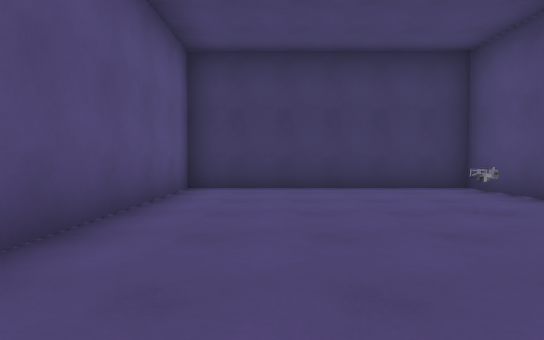
View 1 (above)

19 first-person views from a walk through a Godot game level. The camera is 1.2 m above the floor, tilts 2° down and sees 85° across. The floor is counted in squares, 2 m on a side. Each view is taken from the middle of a square. On the plan, view 1 faces up. The plan holds only what a view shows up to about 9 squares ahead; the rest is blank. The place goes on beyond the plan. Characters and animated objects are left out. Surface patterns are stand-ins for the level's own textures.

View 2
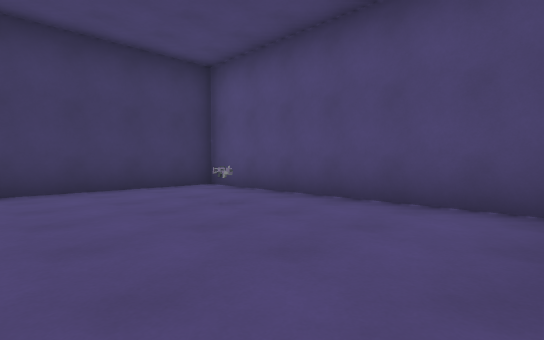

View 3
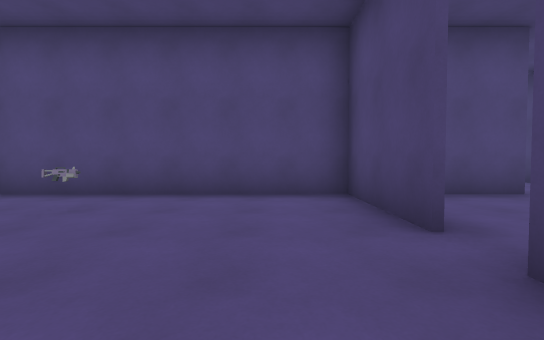

View 4
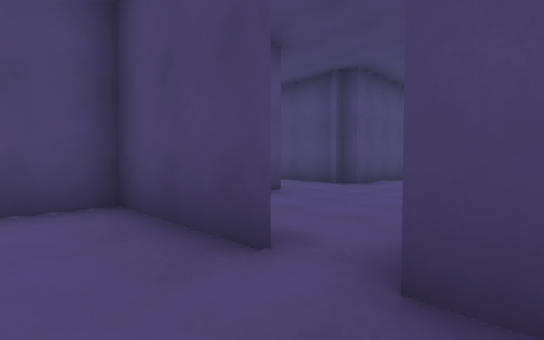

View 5
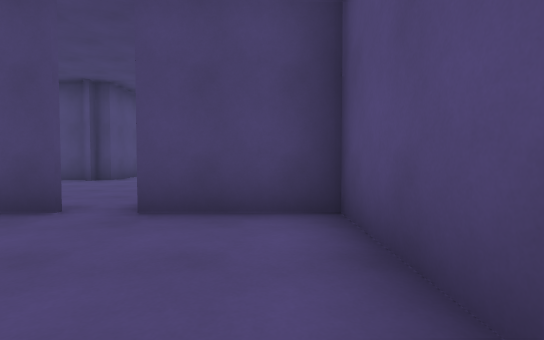

View 6
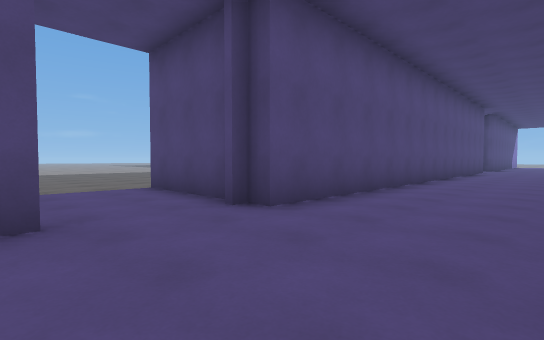

View 7
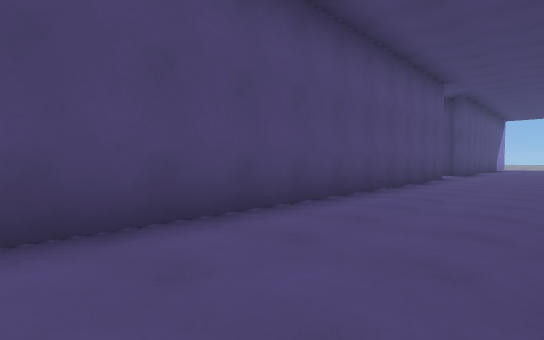

View 8
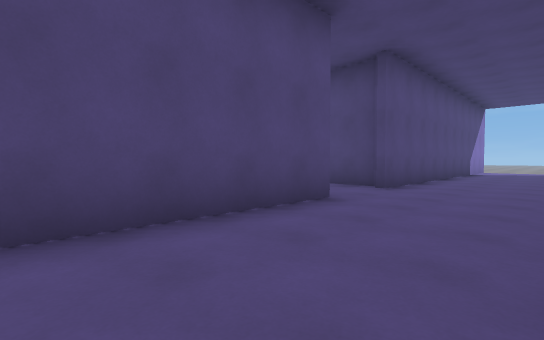

View 9
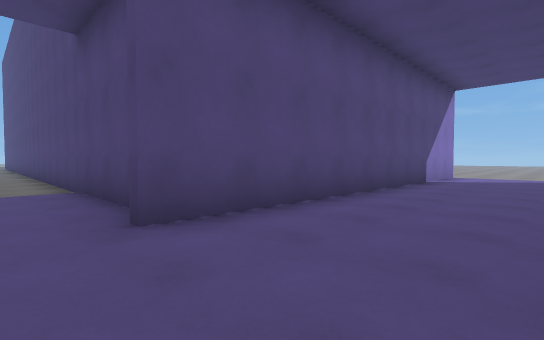

View 10
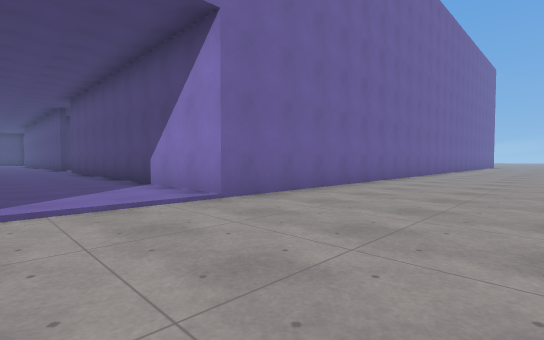

View 11
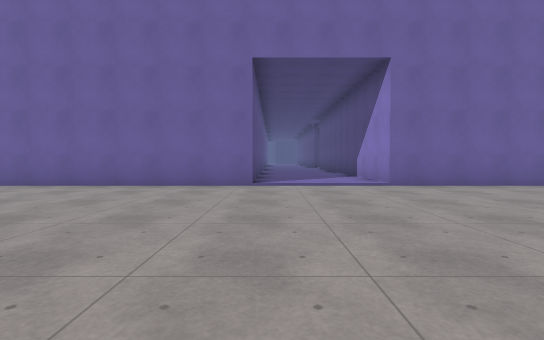

View 12
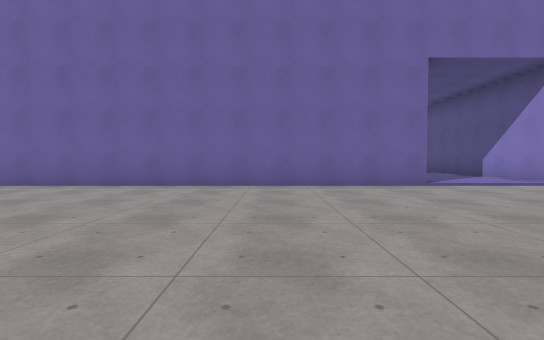

View 13
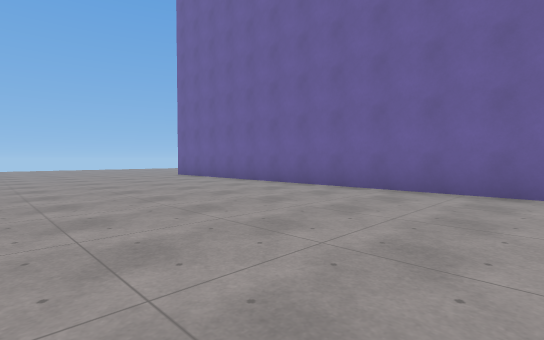

View 14
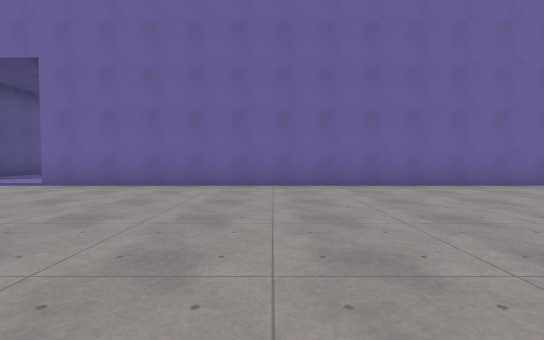

View 15
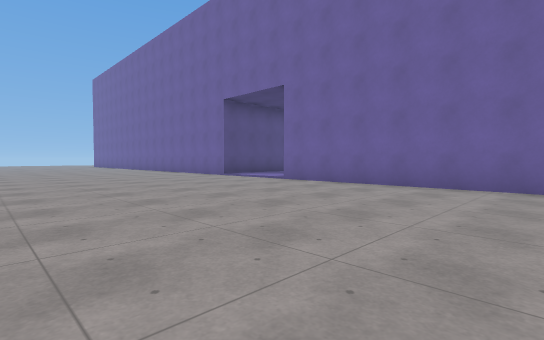

View 16
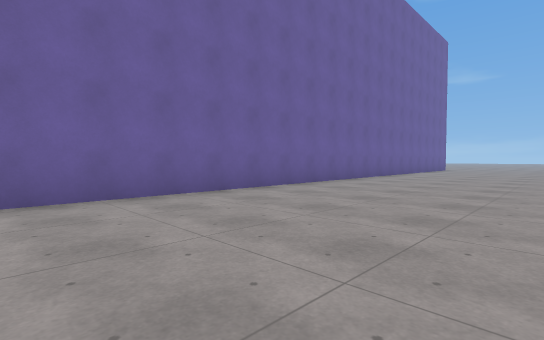

View 17
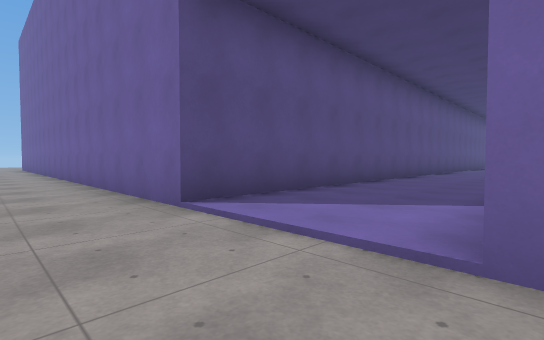

View 18
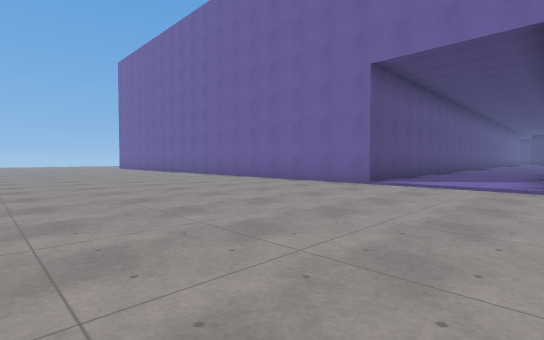

View 19
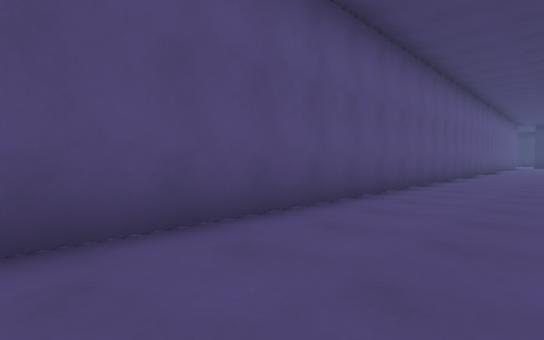

### Floor plan
Points are (right, up) in squares from view 1. A wall is a line through its corners. A room is listed if a view was taken in it or the views show most of it. See-through windows are left out.
Room 1 (views 1, 2, 3, 4, 5)
walls: (1.4, -0.3) (4.1, -0.3) (4.1, 6.2) (-1.8, 6.2) (-1.8, -0.3) (0.6, -0.3)
ways out: opening at (1, -1) to room 2
Room 2 (views 6, 7, 8, 9, 10, 11, 12, 13, 14, 15, 16, 17, 18, 19)
walls: (3.7, -19) (3.7, -5.7); (0.6, -15.7) (0.6, -31.2) (-11.5, -31.2); (16.5, -31.2) (3.7, -31.2) (3.7, -21); (4.1, -3.5) (4.1, -1.9)
ways out: opening at (1, -1) to room 1; opening at (4, -20.5); opening at (4, -4.5)

Where each view was taken, in squares from view 1:
view 1: 0 up, 0 right, facing up
view 2: 0 up, 0 right, facing up-right
view 3: 1 up, 1 left, facing right
view 4: 1 up, 0 right, facing down-right
view 5: 3 up, 1 left, facing down
view 6: 3 down, 1 right, facing down-right
view 7: 9 down, 1 right, facing down-right
view 8: 15 down, 1 right, facing down-right
view 9: 20 down, 1 right, facing down-right
view 10: 35 down, 1 right, facing up-right
view 11: 38 down, 1 right, facing up
view 12: 38 down, 3 left, facing up
view 13: 37 down, 6 left, facing up-left
view 14: 38 down, 9 right, facing up
view 15: 38 down, 10 right, facing up-left
view 16: 36 down, 9 right, facing up-right
view 17: 33 down, 4 right, facing up-left
view 18: 38 down, 4 right, facing up-left
view 19: 26 down, 3 right, facing up-left
